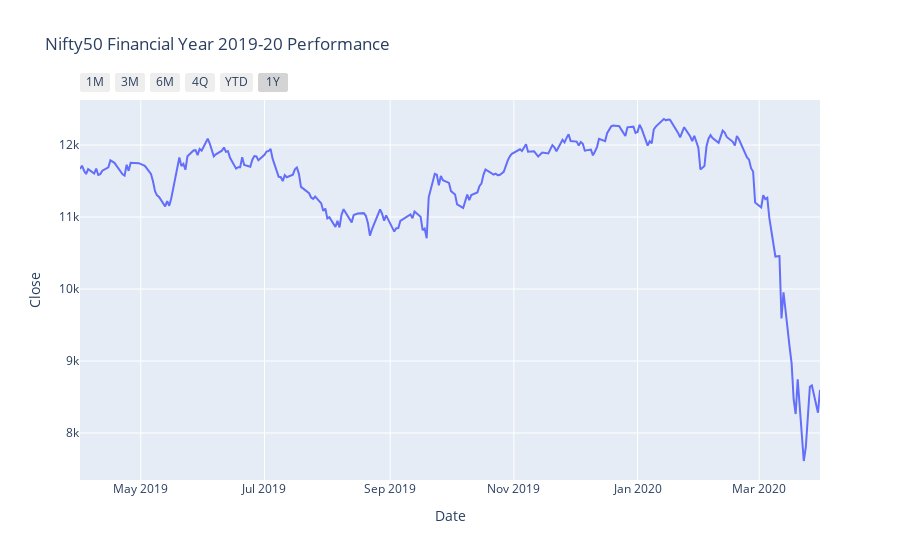

Notebook code cell kept with this figure:
### Code cell
fig = px.line(df_2019_20, x=df_2019_20.index, y='Close',
              title="Nifty50 Financial Year 2019-20 Performance")
fig.update_xaxes(
    rangeselector=dict(
        buttons=list([
            dict(count=1, label="1M", step="month", stepmode="backward"),
            dict(count=3, label="3M", step="month", stepmode="backward"),
            dict(count=6, label="6M", step="month", stepmode="backward"),
            dict(count=4, label="4Q", step="month", stepmode="backward"),
            dict(count=1, label="YTD", step="year", stepmode="todate"),
            dict(count=1, label="1Y", step="all")])
    ))
fig.write_html('Charts/Nifty50 2019-20 Performance.html')
fig.show()

### Figure 1 — Plotly figure (JSON) as saved in the notebook; plotly's stock layout.template omitted (floating-point values rounded to 4 significant figures; data arrays with more than 128 entries replaced by an {"elided": "..."} marker saying what was removed)
{"data": [{"hovertemplate": "Date=%{x}<br>Close=%{y}<extra></extra>", "legendgroup": "", "line": {"color": "#636efa", "dash": "solid"}, "mode": "lines", "name": "", "orientation": "v", "showlegend": false, "type": "scatter", "x": {"elided": "247 str values"}, "xaxis": "x", "y": {"elided": "247 float values"}, "yaxis": "y"}], "layout": {"legend": {"tracegroupgap": 0}, "title": {"text": "Nifty50 Financial Year 2019-20 Performance"}, "xaxis": {"anchor": "y", "domain": [0, 1], "rangeselector": {"buttons": [{"count": 1, "label": "1M", "step": "month", "stepmode": "backward"}, {"count": 3, "label": "3M", "step": "month", "stepmode": "backward"}, {"count": 6, "label": "6M", "step": "month", "stepmode": "backward"}, {"count": 4, "label": "4Q", "step": "month", "stepmode": "backward"}, {"count": 1, "label": "YTD", "step": "year", "stepmode": "todate"}, {"count": 1, "label": "1Y", "step": "all"}]}, "title": {"text": "Date"}}, "yaxis": {"anchor": "x", "domain": [0, 1], "title": {"text": "Close"}}}}
